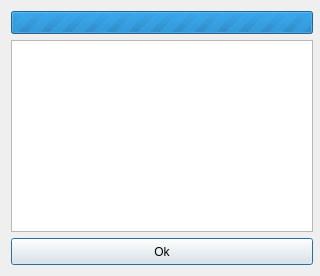
<?xml version="1.0" encoding="UTF-8"?>
<ui version="4.0">
 <class>waitingDialog</class>
 <widget class="QDialog" name="waitingDialog">
  <property name="geometry">
   <rect>
    <x>0</x>
    <y>0</y>
    <width>320</width>
    <height>272</height>
   </rect>
  </property>
  <property name="sizePolicy">
   <sizepolicy hsizetype="Minimum" vsizetype="Minimum">
    <horstretch>0</horstretch>
    <verstretch>0</verstretch>
   </sizepolicy>
  </property>
  <property name="minimumSize">
   <size>
    <width>320</width>
    <height>0</height>
   </size>
  </property>
  <property name="maximumSize">
   <size>
    <width>320</width>
    <height>293</height>
   </size>
  </property>
  <property name="windowTitle">
   <string>Setting up connection</string>
  </property>
  <property name="windowIcon">
   <iconset resource="res.qrc">
    <normaloff>:/icons/lanchat.ico</normaloff>:/icons/lanchat.ico</iconset>
  </property>
  <property name="modal">
   <bool>true</bool>
  </property>
  <layout class="QVBoxLayout" name="verticalLayout_2">
   <item>
    <widget class="QProgressBar" name="progressBar">
     <property name="minimumSize">
      <size>
       <width>302</width>
       <height>23</height>
      </size>
     </property>
     <property name="maximumSize">
      <size>
       <width>302</width>
       <height>23</height>
      </size>
     </property>
     <property name="maximum">
      <number>0</number>
     </property>
     <property name="value">
      <number>-1</number>
     </property>
    </widget>
   </item>
   <item>
    <widget class="QWidget" name="selectingFrame" native="true">
     <property name="minimumSize">
      <size>
       <width>302</width>
       <height>225</height>
      </size>
     </property>
     <property name="maximumSize">
      <size>
       <width>302</width>
       <height>225</height>
      </size>
     </property>
     <layout class="QVBoxLayout" name="verticalLayout">
      <property name="margin">
       <number>0</number>
      </property>
      <item>
       <widget class="QListWidget" name="deviceListBox">
        <property name="sizePolicy">
         <sizepolicy hsizetype="Preferred" vsizetype="Expanding">
          <horstretch>0</horstretch>
          <verstretch>0</verstretch>
         </sizepolicy>
        </property>
        <property name="maximumSize">
         <size>
          <width>302</width>
          <height>192</height>
         </size>
        </property>
        <property name="alternatingRowColors">
         <bool>true</bool>
        </property>
        <property name="sortingEnabled">
         <bool>true</bool>
        </property>
       </widget>
      </item>
      <item alignment="Qt::AlignRight">
       <widget class="QPushButton" name="okButton">
        <property name="sizePolicy">
         <sizepolicy hsizetype="Preferred" vsizetype="Preferred">
          <horstretch>0</horstretch>
          <verstretch>0</verstretch>
         </sizepolicy>
        </property>
        <property name="minimumSize">
         <size>
          <width>302</width>
          <height>27</height>
         </size>
        </property>
        <property name="maximumSize">
         <size>
          <width>302</width>
          <height>27</height>
         </size>
        </property>
        <property name="text">
         <string>Ok</string>
        </property>
       </widget>
      </item>
     </layout>
    </widget>
   </item>
  </layout>
 </widget>
 <resources>
  <include location="res.qrc"/>
 </resources>
 <connections>
  <connection>
   <sender>deviceListBox</sender>
   <signal>doubleClicked(QModelIndex)</signal>
   <receiver>okButton</receiver>
   <slot>click()</slot>
   <hints>
    <hint type="sourcelabel">
     <x>159</x>
     <y>149</y>
    </hint>
    <hint type="destinationlabel">
     <x>237</x>
     <y>218</y>
    </hint>
   </hints>
  </connection>
 </connections>
</ui>
